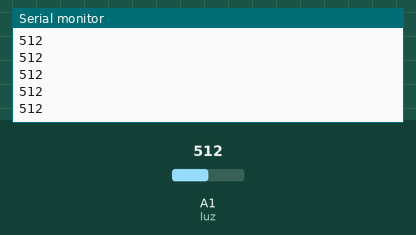
Recording of a sketch running on a simulated Arduino Uno, built with avr-gcc and run on an emulated ATmega328P. Shown: the last lines printed to the serial monitor. The test bench sets the inputs (shaded band); at power-on: A1 (luz) = 512.

Above: at 1.2 s.
1.3 s: A1 (luz) set to 716
At 1.31 s:
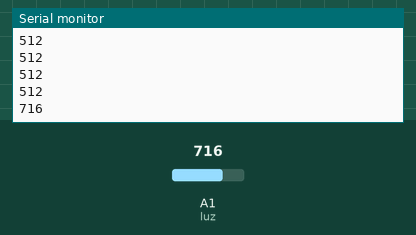
2.8 s: A1 (luz) set to 900
At 2.81 s:
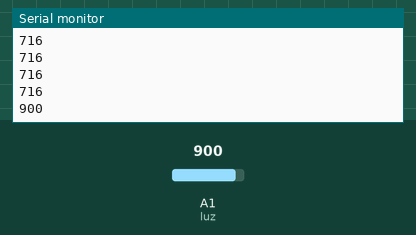
Timing chart, 0 to 5.8 s (numbered marks = the images above; inputs shaded):
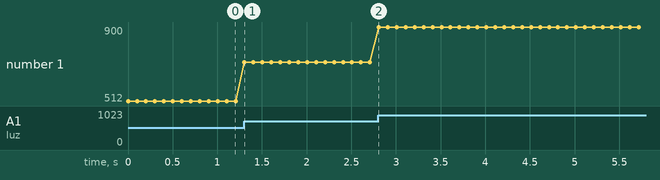

Measured:
- after the input at 1.3 s, the serial monitor: prints a new line at once (image 1)
- after the input at 2.8 s, the serial monitor: prints a new line at once (image 2)
- plotted number 1: 512 → 716 after the input at 1.3 s, 716 → 900 after the input at 2.8 s

The sketch:

luz.ino
```cpp
const int luz = A1;
void setup() {
  // não precisamos configurar o pino como INPUT | OUTPUT

  Serial.begin(9600);
  while (!Serial) {
  }
}

void loop() {
  int leitura = analogRead(luz);
  Serial.println(leitura);
  delay(100);
}
```
